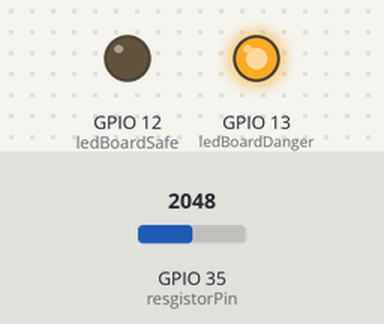
Recording of a sketch running on a simulated ESP32. Parts: output pins drawn as LEDs (lit = HIGH). The test bench sets the inputs (shaded band); at power-on: GPIO 35 (resgistorPin) = 2048. WiFi joins after 1.5 s; servers stay silent unless stated; what the sketch prints to the serial monitor is not drawn.

Above: at 3.0 s.
3.1 s: GPIO 35 (resgistorPin) set to 1051
4.6 s: GPIO 35 (resgistorPin) set to 957
At 5.5 s:
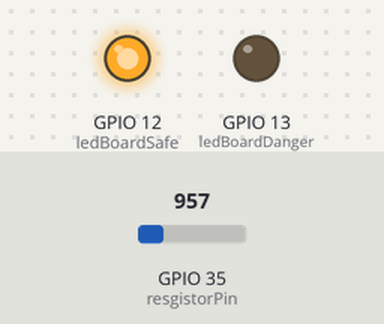
6.1 s: GPIO 35 (resgistorPin) set to 1040
At 6.6 s:
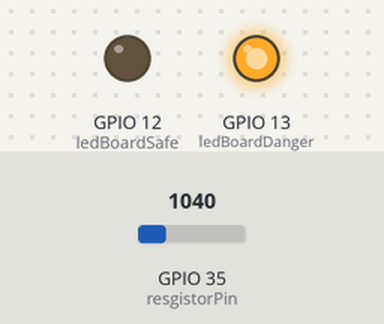
7.6 s: GPIO 35 (resgistorPin) set to 960
At 8.9 s:
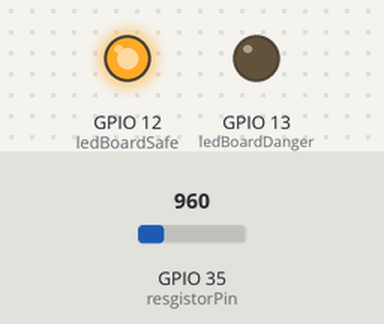
Timing chart, 0 to 10.1 s (numbered marks = the images above; inputs shaded):
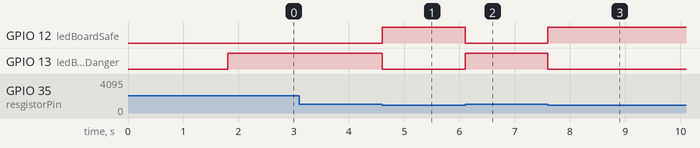

Measured:
- the behaviour switches between 1000 and 999 on GPIO 35 (resgistorPin) (found by bisection; images 0 and 1)
- after the input at 4.6 s, GPIO 12 (ledBoardSafe): LOW → HIGH at once; GPIO 13 (ledBoardDanger): HIGH → LOW at once
- after the input at 6.1 s, GPIO 12 (ledBoardSafe): HIGH → LOW at once; GPIO 13 (ledBoardDanger): LOW → HIGH at once
- after the input at 7.6 s, GPIO 12 (ledBoardSafe): LOW → HIGH at once; GPIO 13 (ledBoardDanger): HIGH → LOW at once

The sketch:

exercise3ResgistorCcontrolMultiLed.ino
```cpp
/*
  If value resgister big than 500 --> turn on led
*/
/* Fill-in your Template ID (only if using Blynk.Cloud) */
#define BLYNK_TEMPLATE_ID "TMPLpBdYLvHV"
#define BLYNK_DEVICE_NAME "NCKH BASIC 1"
#define BLYNK_AUTH_TOKEN "dPQne8M3jZdkfnskX2lSF8UMFIq9bIpB"

#include <WiFi.h>
#include <WiFiClient.h>
#include <BlynkSimpleEsp32.h>

// You should get Auth Token in the Blynk App.
// Go to the Project Settings (nut icon).
char auth[] = BLYNK_AUTH_TOKEN;

// Your WiFi credentials.
char ssid[] = "Viettel Telecom";
char pass[] = "dat123456789";

#define resgistorPin 35
int valueResgister;

//Led on board
#define ledBoardSafe   12
#define ledBoardDanger 13

//led on app blynk
WidgetLED ledAppSafe(V11);
WidgetLED ledAppDanger(V12);
WidgetLCD Lcds(V2);

void resgister_control_led();

void setup()
{
  Serial.begin(115200);

  Blynk.begin(auth, ssid, pass);

  pinMode(resgistorPin, INPUT);

  pinMode(ledBoardSafe, OUTPUT);
  pinMode(ledBoardDanger, OUTPUT);
  digitalWrite(ledBoardSafe, LOW);
  digitalWrite(ledBoardDanger, LOW);
}

void loop()
{
  Blynk.run();

  valueResgister = analogRead(resgistorPin);

  resgister_control_led();

  //write_String_lcd_basic();
  write_String_lcd_advanced();

  //transmit data from esp32 to Blynk App
  Blynk.virtualWrite(V1, valueResgister);
  Serial.println(valueResgister);
}


void resgister_control_led()
{
  if(valueResgister<1000)
  {
    digitalWrite(ledBoardSafe, HIGH);
    ledAppSafe.on();

     digitalWrite(ledBoardDanger, LOW);
    ledAppDanger.off();
  }
  else
  {
    digitalWrite(ledBoardSafe, LOW);
    ledAppSafe.off();

    digitalWrite(ledBoardDanger, HIGH);
     ledAppDanger.on();
  }
}


//no support for web blynk
void write_String_lcd_basic()
{
  //lcd on app must setup basic mode
  ////transmit data to lcd in app blynk
  Blynk.virtualWrite(V2, "value Res: "+ String(valueResgister));

}

//no support for web blynk
void write_String_lcd_advanced()
{
  //lcd on app must setup advanced mode

  Lcds.print(0, 0, "CO: ");

  if(valueResgister<1000)
    Lcds.print(0, 1, "Safe: "+ String(valueResgister) );
  else
    Lcds.print(0, 1, "Danger: "+ String(valueResgister) );

}
```
